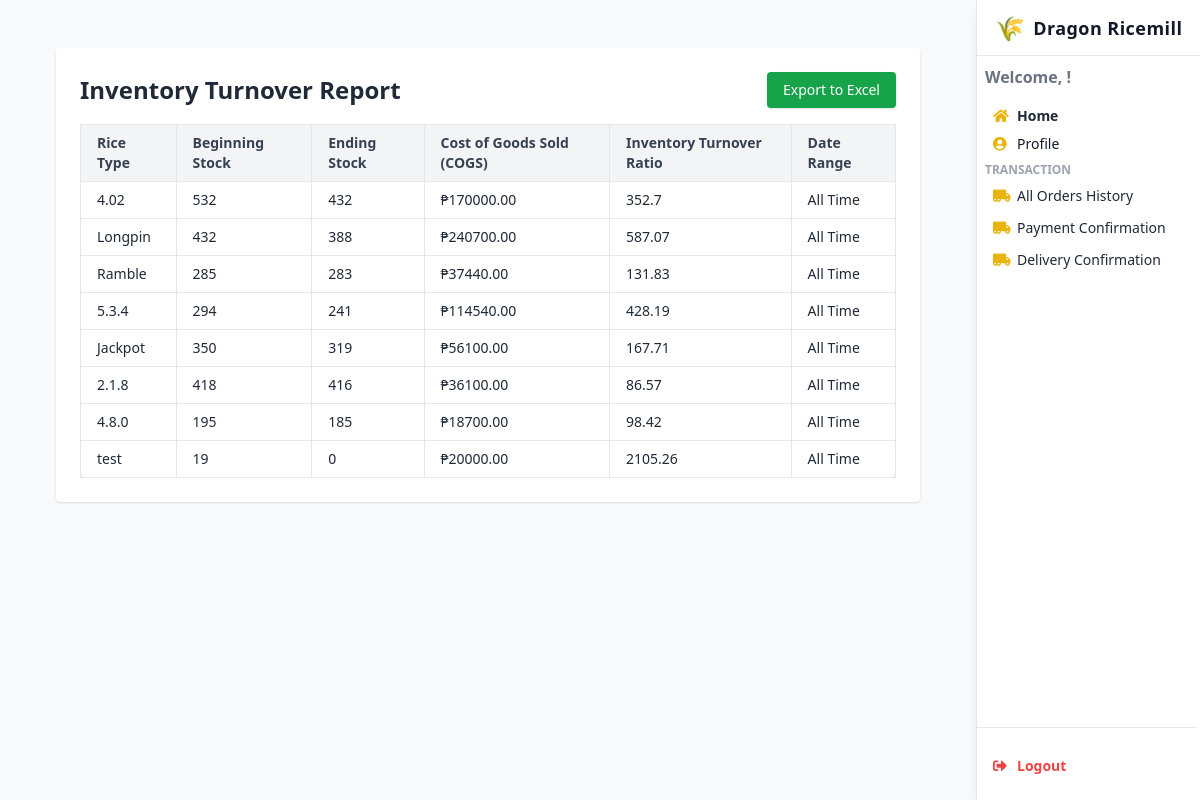
The app's page /inventory_turnover/ with its own data.
### webapp/models.py (models this page shows, shortened)
class Rice(models.Model):
    riceID = models.AutoField(primary_key=True)
    rice_type = models.CharField(max_length=100, unique=True)
    description = models.TextField(blank=True, null=True)
    is_active = models.BooleanField(default=True)
    class Meta:
        db_table = 'Rice'

### webapp/views.py (the view, shortened to what this page needs)
# urls.py: path('inventory_turnover/', views.inventory_turnover_report, name='inventory_turnover'),
def inventory_turnover_report(request):
    start_date = request.GET.get('start-date')
    end_date = request.GET.get('end-date')
    orders = CustomerOrder.objects.all()
    rice_types = Rice.objects.all()
    turnover_data = []
    from .models import Stock
    for rice in rice_types:
        rice_orders = orders.filter(rice_type=rice)
        total_sales = rice_orders.aggregate(total=Sum('quantity'))['total'] or 0
        stocks = Stock.objects.filter(rice_type=rice)
        beginning_stock = stocks.aggregate(total=Sum('stock_in'))['total'] or 0
        ending_stock = stocks.aggregate(total=Sum('current_stock'))['total'] or 0
        price_per_sack = stocks.order_by('-last_updated').first().price_per_sack if stocks.exists() else 0
        total_cogs = total_sales * float(price_per_sack)
        try:
            average_inventory = (beginning_stock + ending_stock) / 2
            turnover_ratio = (total_cogs / average_inventory) if average_inventory else 0
        except ZeroDivisionError:
            turnover_ratio = 0
        if total_sales > 0:
            turnover_data.append({
                'rice_type': rice.rice_type,
                'beginning_stock': beginning_stock,
                'ending_stock': ending_stock,
                'cogs': round(total_cogs, 2),
                'inventory_turnover_ratio': round(turnover_ratio, 2),
            })
    return render(request, 'inventory_turnover_Report.html', {
        'turnover_data': turnover_data,
        'start_date': start_date,
        'end_date': end_date,
    })

### webapp/templates/Inventory_Turnover_Report.html (shortened to what this page needs)
{% load humanize %}
<!DOCTYPE html>
<html lang="en">
<head>
  <script src="https://cdn.tailwindcss.com"></script>
  <link href="https://cdnjs.cloudflare.com/ajax/libs/font-awesome/5.15.3/css/all.min.css" rel="stylesheet" />
</head>
<body class="bg-gray-100 text-gray-800 min-h-screen font-sans leading-relaxed overflow-x-hidden">
<header class="fixed top-0 right-0 h-screen w-56 bg-white shadow-lg flex flex-col z-50 border-l border-gray-200">
  <div class="h-14 flex items-center justify-center border-b border-gray-200">
    <a href="#" class="flex items-center space-x-2 select-none text-gray-900 font-bold text-lg tracking-wide">
      <span class="text-yellow-500 text-2xl">🌾</span>
      <span>Dragon Ricemill</span>
    </a>
  </div>
  <nav class="flex-1 flex flex-col py-1 pr-1 overflow-y-auto scrollbar-hide">
    <div class="px-2 py-1">
      <span class="block text-1 text-gray-500 font-semibold mb-3">Welcome, {{ request.session.user_name }}!</span>
      <a href="{% url 'dashboard' %}" class="flex items-center space-x-2 px-2 py-1 rounded text-sm hover:bg-yellow-50 font-semibold hover:text-yellow-600 transition">
        <i class="fas fa-home w-4 text-yellow-500"></i><span>Home</span>
      </a>
      <a href="{% url 'profile' %}" class="flex items-center space-x-2 px-2 py-1 rounded text-sm hover:bg-yellow-50 hover:text-yellow-600 transition text-gray-900">
        <i class="fas fa-user-circle w-4 text-yellow-500"></i><span>Profile</span>
      </a>
    </div>
    <div class="mb-2 px-2">
      <p class="uppercase text-xs font-semibold text-gray-400 mb-1">Transaction</p>
      <a href="{% url 'allorder_history' %}" class="flex items-center space-x-2 px-2 py-1 rounded text-sm hover:bg-yellow-50 hover:text-yellow-600 transition mt-1">
        <i class="fas fa-truck-moving w-4 text-yellow-500"></i><span>All Orders History</span>
      </a>
      <a href="{% url 'payment_confirmation' 0 %}" class="flex items-center space-x-2 px-2 py-1 rounded text-sm hover:bg-yellow-50 hover:text-yellow-600 transition mt-1">
        <i class="fas fa-truck-moving w-4 text-yellow-500"></i><span>Payment Confirmation</span>
      </a>
      <a href="{% url 'delivery_confirmation' 0 %}" class="flex items-center space-x-2 px-2 py-1 rounded text-sm hover:bg-yellow-50 hover:text-yellow-600 transition mt-1">
        <i class="fas fa-truck-moving w-4 text-yellow-500"></i><span>Delivery Confirmation</span>
      </a>
    </div>
    <div class="border-t border-gray-200 mt-auto px-2 py-4">
      <a href="{% url 'logout' %}" onclick="return confirm('Logout?');" class="flex items-center space-x-2 px-2 py-1 rounded text-sm hover:bg-red-100 hover:text-red-600 transition font-semibold text-red-500 mt-2">
        <i class="fas fa-sign-out-alt w-4"></i><span>Logout</span>
      </a>
    </div>
  </nav>
</header>
<div class="mr-56 min-h-screen bg-gray-50">
  <main class="max-w-screen-xl mx-auto px-4 py-6 sm:px-6 lg:px-8">
  <main class="p-6">
    <section class="bg-white p-6 rounded shadow mb-6">
      <div class="flex justify-between items-center mb-4">
        <h1 class="text-2xl font-semibold text-gray-800">Inventory Turnover Report</h1>
        <button onclick="exportInventoryTurnoverToExcel('turnover-table')" class="bg-green-600 text-white px-4 py-2 rounded shadow hover:bg-green-700 text-sm">
          Export to Excel
        </button>
      </div>
    <div class="overflow-x-auto">
        <table id="turnover-table" class="w-full text-sm text-left border border-gray-200 shadow rounded-lg">
            <thead class="bg-gray-100 text-gray-700">
                <tr>
                    <th class="px-4 py-2 border">Rice Type</th>
                    <th class="px-4 py-2 border">Beginning Stock</th>
                    <th class="px-4 py-2 border">Ending Stock</th>
                    <th class="px-4 py-2 border">Cost of Goods Sold (COGS)</th>
                    <th class="px-4 py-2 border">Inventory Turnover Ratio</th>
                    <th class="px-4 py-2 border">Date Range</th>
                </tr>
            </thead>
            <tbody>
                {% for item in turnover_data %}
                    <tr class="border-t">
                        <td class="px-4 py-2 border">{{ item.rice_type }}</td>
                        <td class="px-4 py-2 border">{{ item.beginning_stock }}</td>
                        <td class="px-4 py-2 border">{{ item.ending_stock }}</td>
                        <td class="px-4 py-2 border">₱{{ item.cogs|floatformat:2 }}</td>
                        <td class="px-4 py-2 border">{{ item.inventory_turnover_ratio }}</td>
                        <td class="px-4 py-2 border">
                            {% if start_date and end_date %}
                                {{ start_date }} to {{ end_date }}
                            {% else %}
                                All Time
                            {% endif %}
                        </td>
                    </tr>
                {% empty %}
                    <tr>
                        <td colspan="6" class="text-center py-4 text-gray-500">No data available for the selected date range.</td>
                    </tr>
                {% endfor %}
            </tbody>
        </table>
    </div>
</div>
</body>
</html>

### webapp/templates/Inventory_Turnover_Report.html (style rules this page uses)
html { scroll-behavior: smooth; }
.scrollbar-hide { -ms-overflow-style: none; scrollbar-width: none; }

### records on screen
Rice: rice_type "4.02"
Rice: rice_type "Longpin"
Rice: rice_type "Ramble"
Rice: rice_type "5.3.4"
Rice: rice_type "Jackpot"
Rice: rice_type "2.1.8"
Rice: rice_type "4.8.0"
Rice: rice_type "test"

### other values on screen
{{ item.beginning_stock }} "532" "432" "285" "294" "350" "418" "195" "19"
{{ item.ending_stock }} "432" "388" "283" "241" "319" "416" "185" "0"
{{ item.cogs|floatformat:2 }} "170000.00" "240700.00" "37440.00" "114540.00" "56100.00" "36100.00" "18700.00" "20000.00"
{{ item.inventory_turnover_ratio }} "352.7" "587.07" "131.83" "428.19" "167.71" "86.57" "98.42" "2105.26"
